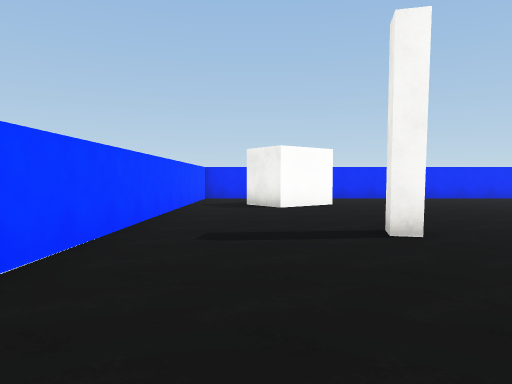
view 1 (above)

16 first-person views from a walk through a Unity game level. The camera is 1.3 m above the floor, tilts 2° down and sees 70° across. The floor is counted in squares, 2 m on a side. Each view is taken from the middle of a square. On the plan, view 1 faces up. The plan holds only what a view shows up to about 11 squares ahead; the rest is blank. The player character is not drawn. Surface patterns are stand-ins for the level's own textures.

view 2
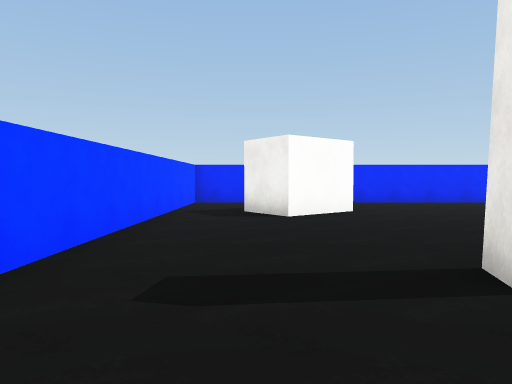

view 3
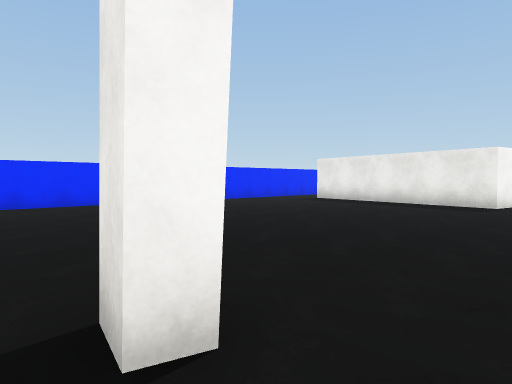

view 4
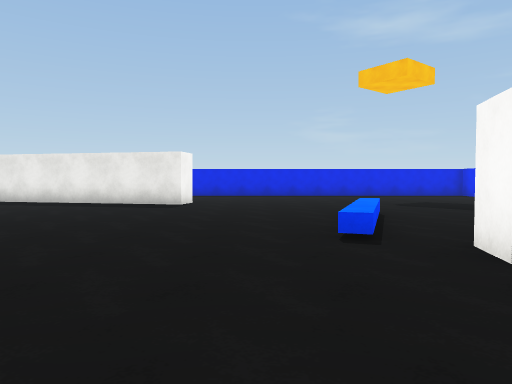

view 5
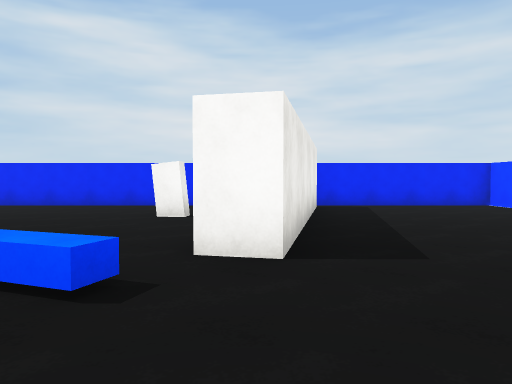

view 6
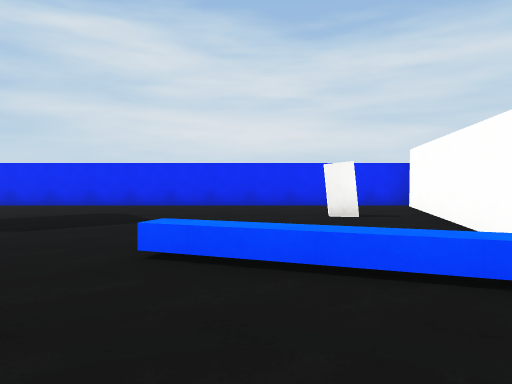

view 7
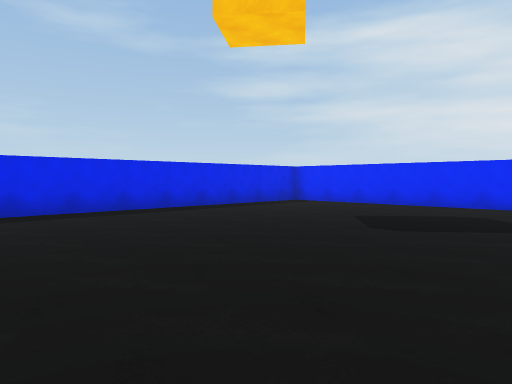

view 8
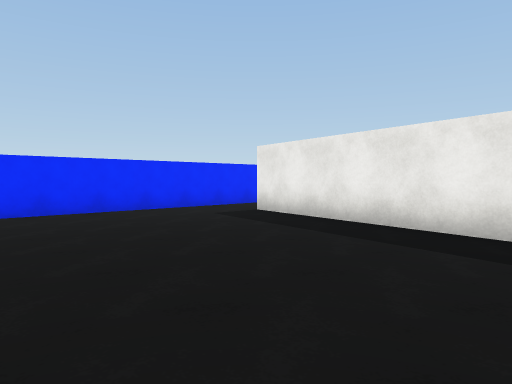

view 9
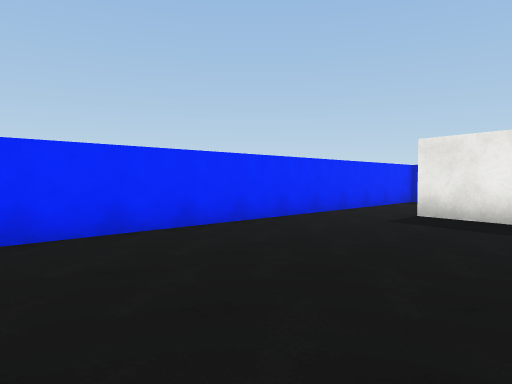

view 10
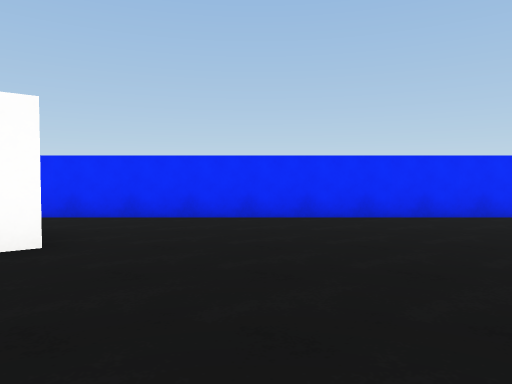

view 11
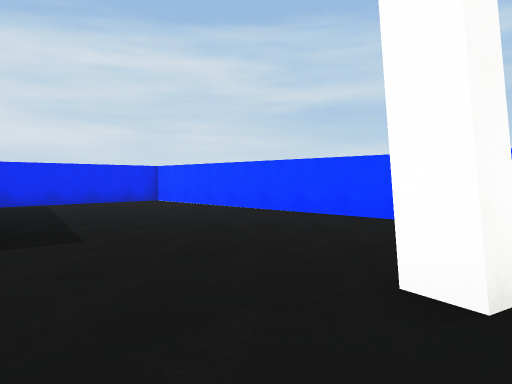

view 12
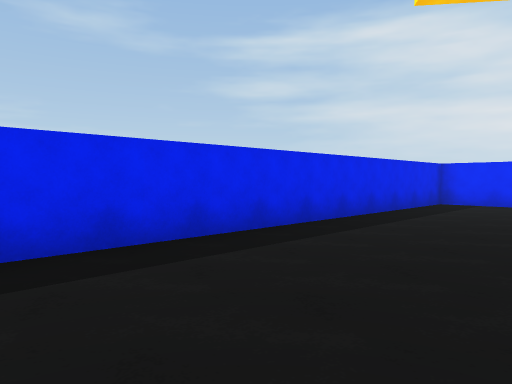

view 13
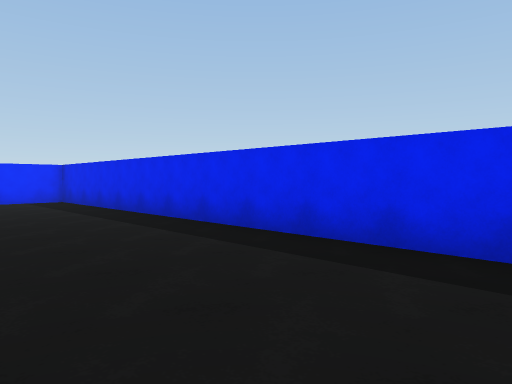

view 14
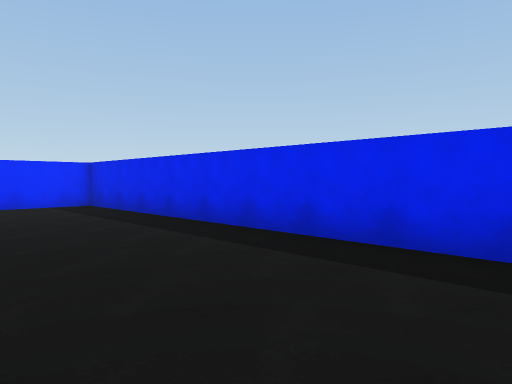

view 15
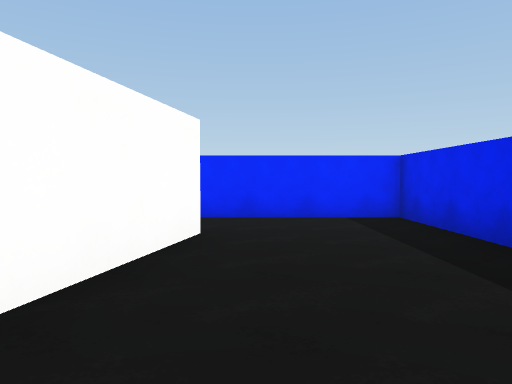

view 16
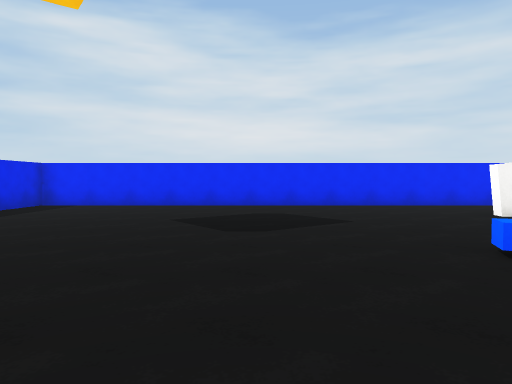

### Floor plan
Points are (right, up) in squares from view 1. A wall is a line through its corners. A room is listed if a view was taken in it or the views show most of it. See-through windows are left out.
Room 1 (views 1, 2, 3, 4, 5, 6, 7, 8, 9, 10, 11, 12, 13, 14, 15, 16)
walls: (11.2, 4.7) (10.4, 4.9) (11.6, 10.6); (4.4, 0.4) (3.3, -4.8); (2, 4.5) (1.9, 4) (1.5, 4.1) (1.6, 4.6); (2, 9.5) (0.6, 8.4) (-0.2, 9.4); (12.3, 10.4) (11.7, 7.6); (2.6, -4.3) (3.8, 1) (4.6, 0.9); (15.5, 12.2) (-1.7, 12.2) (-1.8, -5.1) (15.3, -5.1) (15.5, 12.2)
low walls: (4.8, 1.7) (5, 2.1) (8, 1) (7.8, 0.6)

Where each view was taken, in squares from view 1:
view 1: 0 up, 0 right, facing up
view 2: 2 up, 0 right, facing up
view 3: 3 up, 1 right, facing up-right
view 4: 3 up, 1 right, facing right
view 5: 4 up, 4 right, facing down
view 6: 4 up, 7 right, facing down
view 7: 4 up, 8 right, facing down-right
view 8: 5 up, 6 right, facing up-right
view 9: 8 up, 5 right, facing up-right
view 10: 6 up, 4 right, facing up
view 11: 5 up, 4 right, facing down-left
view 12: 5 up, 12 right, facing down-right
view 13: 1 up, 12 right, facing up-right
view 14: 3 up, 12 right, facing up-right
view 15: 6 up, 13 right, facing up
view 16: 4 up, 10 right, facing down
